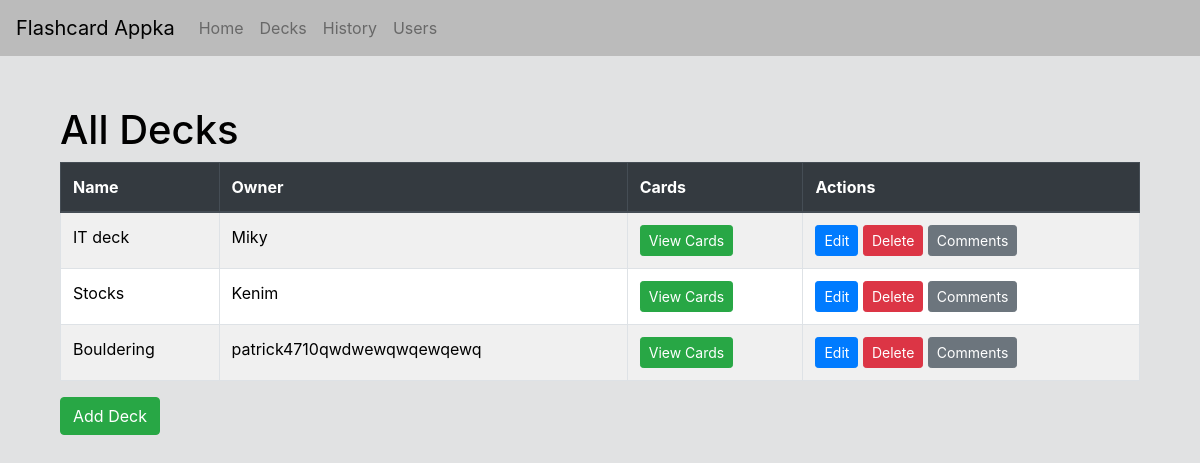
/decks/, run on the app's committed database.
### playground/models.py (models this page shows, shortened)
class Deck(models.Model):
    name = models.CharField(max_length=100)
    user = models.ForeignKey(Cuser, on_delete=models.CASCADE)

class Cuser(models.Model):
    username = models.CharField(max_length=50)
    email = models.EmailField(max_length=100)
    fname = models.CharField(max_length=50)
    lname = models.CharField(max_length=50)

### playground/views.py (the view)
# urls.py: path('decks/', views.deck_list, name='deck_list'),
def deck_list(request):
    decks = Deck.objects.all()
    return render(request, 'decks/deck_list.html', {'decks': decks})

### playground/templates/decks/deck_list.html (shortened to what this page needs)
{% extends "base.html" %}
{% block content %}
  <div class="container">
    <h1>All Decks</h1>
    <table class="table table-bordered table-striped">
      <thead class="thead-dark">
        <tr>
          <th>Name</th>
          <th>Owner</th>
          <th>Cards</th>
          <th>Actions</th>
        </tr>
      </thead>
      <tbody>
        {% for deck in decks %}
          <tr>
            <td>{{ deck.name }}</td>
            <td>{{ deck.user.username }}</td>
            <td>
              <a href="{% url 'card_list' deck.id %}" class="btn btn-success btn-sm">View Cards</a>
            </td>
            <td>
              <a href="{% url 'deck_edit' deck.id %}" class="btn btn-primary btn-sm">Edit</a>
              <form action="{% url 'deck_delete' deck.id %}" method="post" style="display: inline;">
                <button type="submit" class="btn btn-danger btn-sm" onclick="return confirm('Are you sure you want to delete this deck?')">Delete</button>
              </form>
              <a href="{% url 'comment_list' deck.id %}" class="btn btn-secondary btn-sm">Comments</a>
            </td>
          </tr>
        {% endfor %}
      </tbody>
    </table>
    <a href="{% url 'deck_add' %}" class="btn btn-success">Add Deck</a>
  </div>
{% endblock %}

### playground/templates/base.html (style rules this page uses)
body { background-color: #e1e2e3; color: #000000; }
.container { margin-top: 50px; }
h1 { color: #000000; }
table.table-striped tbody tr td { color: #000000; }
table.table-striped thead th { color: #000000; }
.table-striped { background-color: #000000; }
.table-striped thead { background-color: #d3d3d3; }
.table-striped tbody tr { background-color: #ffffff; }
.table-striped tbody tr:nth-of-type(odd) { background-color: #f0f0f0; }

### data on the page
Deck: name "IT deck", user.username "Miky"
Deck: name "Stocks", user.username "Kenim"
Deck: name "Bouldering", user.username "patrick4710qwdwewqwqewqewq"
